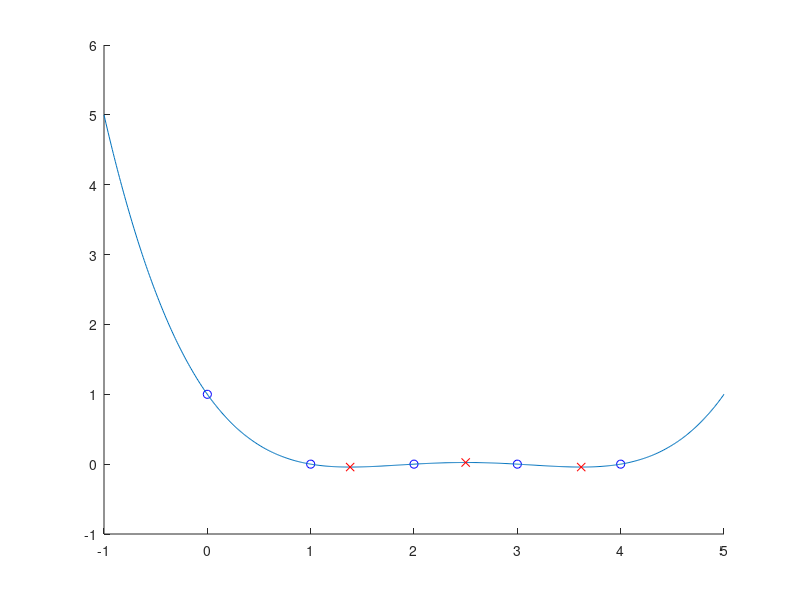

Write MATLAB code to recreate this figure.
clear;
clc;
close all;

% y_raw = [0 0.6 0.75 0.75 0.1 0.1 0];
% y_raw = [0 0.8 0.85 0.75 0.9 0.86 0.1 0.1 0.1 0];
y_raw = [1 0 0 0 0];
% y_raw = [0 1 0 0 0];
x_raw = 0:length(y_raw)-1;
x_continous = -1:0.01:length(y_raw);

p = polyfit(x_raw, y_raw, 4);
%  p = -p;
% p = [0.075062 -0.533121 0.999449 -0.391220 0.599973]
der = polyder(p);
real_roots_p = roots(der);
% real_roots_p = [1.134337 -0.183438 -0.183438];

extrema_values = polyval(p, real_roots_p);

fprintf('Minim: x = %.4f, valoare = %.4f\n', real_roots_p(extrema_values == min(extrema_values)), min(extrema_values));
fprintf('Maxim: x = %.4f, valoare = %.4f\n', real_roots_p(extrema_values == max(extrema_values)), max(extrema_values));


y_continous = polyval(p, x_continous);
hold on;
plot(x_raw, y_raw, 'bo');
plot(x_continous, y_continous);
plot(real_roots_p, extrema_values,'rx');
